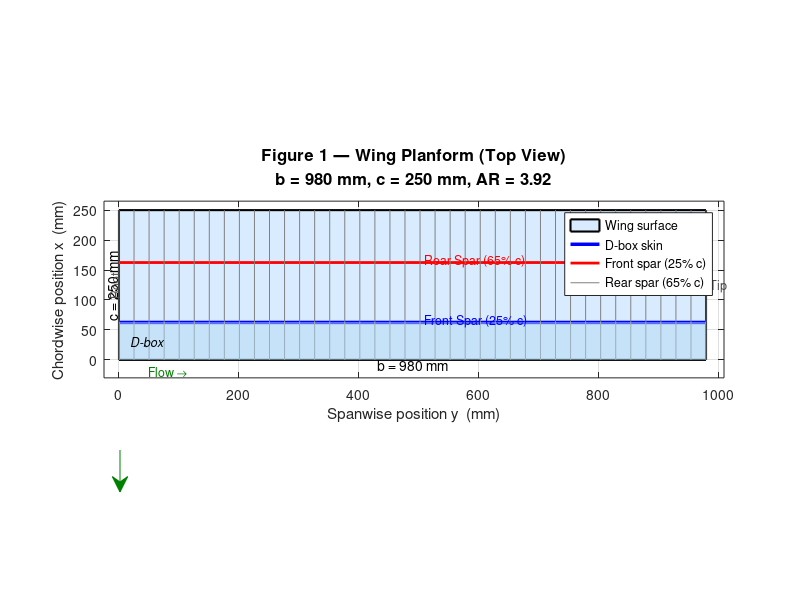
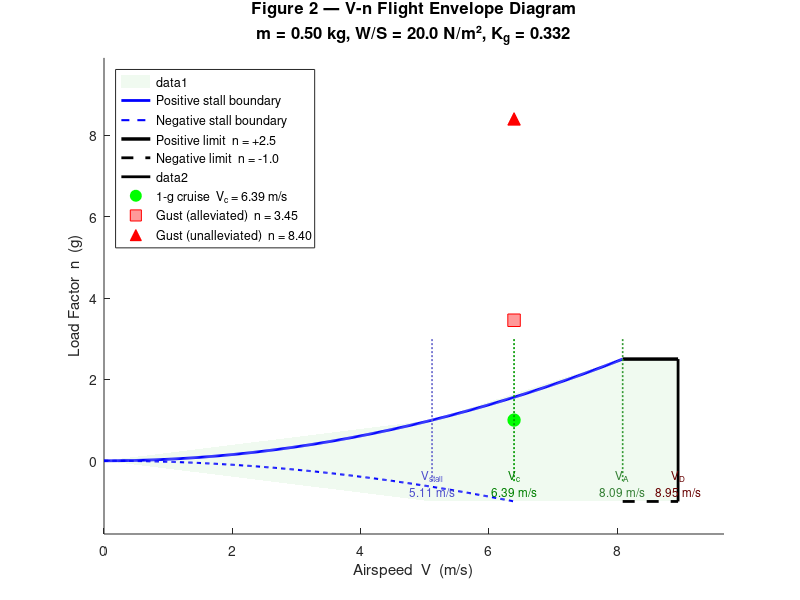

Here is the MATLAB script that generated these plots, in order: (Note: this script raises an error after producing the figures.)
%% Wing Structure Calculations — All Figures and Plots
% Solar UAV Wing — AE322/AE341 Group 2, IIST | AY 2025–26
%
% This script produces all figures and plots referenced in
% Wing_Structure_Calculations.md, in the order they appear.
%
% Run the entire script to generate all figures, or run individual
% sections (Ctrl+Enter in MATLAB) using the %% section markers.
%
% CONTENTS:
%  Figure 1  — Wing Geometry Schematic (Section 2)
%  Figure 2  — V-n Flight Envelope Diagram (Section 4.4)
%  Figure 3  — Elliptical vs Uniform Lift Distribution (Section 5.1–5.2)
%  Figure 4  — Shear Force Diagram V(y) (Section 5.3)
%  Figure 5  — Inertia-Relief Net Load Distribution (Section 5.4)
%  Figure 6  — Bending Moment Distribution M(y) (Section 6.1)
%  Figure 7  — Spar Tip-Deflection Shape Along Span (Section 7.4)
%  Figure 8  — NACA 0012 Airfoil Profile (Section 14.3)
%  Figure 9  — Natural Frequency Mode Shapes (Section 12.1–12.3)
%  Figure 10 — Structural Margins of Safety (Section 13.2)
%  Figure 11 — Phase-B2 Spar Load–Deflection Test (Section 15.3)
%  Figure 12 — Phase-C1 Wing Static Test Deflection (Section 15.4)
% -----------------------------------------------------------------------

clear; close all; clc;

%% ===== SHARED PARAMETERS ==============================================

% Wing geometry
b      = 0.980;   % full span [m]
c      = 0.250;   % chord [m]
s      = b / 2;   % semi-span [m]
S      = b * c;   % wing area [m^2]
AR     = b^2 / S; % aspect ratio

% Aircraft weight
m_total = 0.500;  % total aircraft mass [kg]
g       = 9.81;   % gravitational acceleration [m/s^2]
W       = m_total * g; % aircraft weight [N]

% ISA sea-level atmosphere
rho  = 1.225;      % air density [kg/m^3]
mu   = 1.789e-5;   % dynamic viscosity [Pa·s]

% Aerodynamic coefficients (WE3.55-9.3 airfoil)
CL_cruise = 0.80;
CL_max    = 1.25;
CM_AC     = -0.05;
x_AC_c    = 0.25;  % aerodynamic centre as fraction of chord
x_FS_c    = 0.25;  % front spar position as fraction of chord
x_RS_c    = 0.65;  % rear spar position as fraction of chord

% Finite-wing lift-curve slope (rad^-1)
a = 2 * pi * AR / (AR + 2);

% Design load factor and factor of safety
n   = 2.5;
FOS = 1.5;

% Computed cruise speed
v_cruise = sqrt(2 * W / (rho * CL_cruise * S));

% Dynamic pressure at cruise
q_inf = 0.5 * rho * v_cruise^2;

% Stall speed
V_stall = sqrt(2 * W / (rho * CL_max * S));

% Manoeuvre speed
V_A = V_stall * sqrt(n);

% Design dive speed
V_D = 1.40 * v_cruise;

% Gust alleviation factor
mu_g = 2 * (m_total / S) / (rho * c * a);
K_g  = 0.88 * mu_g / (5.3 + mu_g);

% Gust speed (CS-23, low altitude)
U_e  = 9.1; % [m/s]
Dn_gust_raw    = rho * U_e * v_cruise * a / (2 * (W/S));
Dn_gust_allev  = K_g * Dn_gust_raw;

% Half-wing aerodynamic loads (ultimate)
L_ult        = FOS * n * W;
L_half_ult   = L_ult / 2;
L_half_limit = n * W / 2;

% Elliptical distribution root value
w_root = 4 * L_half_ult / (pi * s);

% Uniform distribution load per unit span
w0 = L_half_ult / s;

% Spanwise coordinate array
y  = linspace(0, s, 500);
eta = y / s;          % normalised spanwise position

% Elliptical lift distribution [N/m]
w_ellip = w_root * sqrt(1 - eta.^2);

% Aluminium 6061-T6 properties
E_Al    = 69e9;  % Young's modulus [Pa]
G_Al    = 26e9;  % Shear modulus [Pa]
sig_y   = 276e6; % Yield strength [Pa]
sig_ult = 310e6; % Ultimate tensile strength [Pa]
rho_Al  = 2700;  % Density [kg/m^3]
sig_allow = sig_ult / FOS;
tau_allow = 0.577 * sig_y;

% Main spar (front spar) dimensions
r_FS = 2.5e-3;  % radius [m]
I_FS = pi * r_FS^4 / 4; % second moment of area [m^4]

%% ===== FIGURE 1 — Wing Geometry Schematic (Section 2) ================
figure(1);
clf;
set(gcf, 'Name', 'Fig 1 — Wing Geometry Schematic', 'NumberTitle', 'off');

% Draw wing planform (top view, full span)
b_mm = b * 1000;   % full span in mm
c_mm = c * 1000;   % chord in mm

% Wing outline (rectangle)
wing_x = [0, b_mm, b_mm, 0, 0];
wing_y = [0, 0, c_mm, c_mm, 0];

% Spar lines
x_FS_mm = b_mm; % spans full width
x_FS_chord = x_FS_c * c_mm;
x_RS_chord = x_RS_c * c_mm;

patch(wing_x, wing_y, [0.85, 0.92, 1.0], 'EdgeColor', 'k', 'LineWidth', 1.5);
hold on;

% Front spar line
plot([0, b_mm], [x_FS_chord, x_FS_chord], 'b-', 'LineWidth', 2.5);
% Rear spar line
plot([0, b_mm], [x_RS_chord, x_RS_chord], 'r-', 'LineWidth', 2.0);

% Rib lines (40 ribs, uniform pitch)
N_ribs = 40;
y_ribs = linspace(0, b_mm, N_ribs);
for i = 1:N_ribs
    plot([y_ribs(i), y_ribs(i)], [0, c_mm], 'Color', [0.5, 0.5, 0.5], ...
         'LineWidth', 0.5);
end

% D-box shading (LE to FS)
patch([0, b_mm, b_mm, 0], [0, 0, x_FS_chord, x_FS_chord], ...
      [0.7, 0.85, 0.95], 'FaceAlpha', 0.5, 'EdgeColor', 'none');

% Annotations
text(b_mm/2, -8, sprintf('b = %.0f mm', b_mm), ...
    'HorizontalAlignment', 'center', 'FontSize', 10);
text(-12, c_mm/2, sprintf('c = %.0f mm', c_mm), ...
    'HorizontalAlignment', 'center', 'FontSize', 10, 'Rotation', 90);
text(b_mm*0.52, x_FS_chord + 3, 'Front Spar (25% c)', ...
    'Color', 'b', 'FontSize', 9);
text(b_mm*0.52, x_RS_chord + 3, 'Rear Spar (65% c)', ...
    'Color', 'r', 'FontSize', 9);
text(b_mm*0.02, x_FS_chord/2, 'D-box', 'FontSize', 9, 'FontAngle', 'italic');

% Root and tip labels
text(-8, c_mm/2, 'Root', 'Rotation', 90, 'HorizontalAlignment', 'center', ...
     'FontSize', 9, 'Color', [0.3, 0.3, 0.3]);
text(b_mm + 5, c_mm/2, 'Tip', 'HorizontalAlignment', 'left', ...
     'FontSize', 9, 'Color', [0.3, 0.3, 0.3]);

% Flow direction arrow
annotation('arrow', [0.15, 0.15], [0.25, 0.18], 'HeadWidth', 8, ...
           'HeadLength', 8, 'Color', [0, 0.5, 0]);
text(b_mm*0.05, -20, 'Flow →', 'FontSize', 9, 'Color', [0, 0.5, 0]);

xlabel('Spanwise position y  (mm)', 'FontSize', 11);
ylabel('Chordwise position x  (mm)', 'FontSize', 11);
title({'Figure 1 — Wing Planform (Top View)'; ...
       sprintf('b = %.0f mm, c = %.0f mm, AR = %.2f', b_mm, c_mm, AR)}, ...
      'FontSize', 12);
legend({'Wing surface', 'D-box skin', 'Front spar (25% c)', ...
        'Rear spar (65% c)'}, 'Location', 'northeast', 'FontSize', 9);
axis equal;
xlim([-25, b_mm + 30]);
ylim([-30, c_mm + 15]);
grid on; box on;

%% ===== FIGURE 2 — V-n Flight Envelope Diagram (Section 4.4) ==========
figure(2);
clf;
set(gcf, 'Name', 'Fig 2 — V-n Flight Envelope (V-n Diagram)', ...
    'NumberTitle', 'off');

% Speed array for stall boundary curves
V_range = linspace(0, V_D * 1.1, 600);

% Positive stall boundary: n = (rho * V^2 * CL_max * S) / (2*W)
n_pos_stall = (0.5 * rho * V_range.^2 * CL_max * S) / W;
n_pos_stall(n_pos_stall > n) = NaN; % truncate at manoeuvre limit

% Negative stall boundary: n = -(rho * V^2 * 0.5*CL_max * S) / (2*W)
CL_max_neg = 0.8; % estimated negative CL_max for this airfoil
n_neg_stall = -(0.5 * rho * V_range.^2 * CL_max_neg * S) / W;
n_neg_stall(n_neg_stall < -1.0) = NaN;

% Envelope boundary points (from Table in §4.4)
V_env = [V_stall, V_A,   V_D,   V_D,   V_A,   V_stall];
n_env = [1.0,     n,     n,     -1.0,  -1.0,  -1.0   ];
% Close the envelope properly
V_env_full = [0, V_stall, V_A, V_D, V_D, V_A, V_stall, 0];
n_env_full = [0, 1.0,     n,   n,   -1.0, -1.0, -1.0,  0];

% Gust lines (raw and alleviated)
n_gust_raw_vc   = 1 + Dn_gust_raw;
n_gust_allev_vc = 1 + Dn_gust_allev;

% Plot
ax2 = axes;
hold on;

% Filled envelope area
fill([0, V_stall, V_A, V_D, V_D, V_A, V_stall, 0], ...
     [0, 1.0, n, n, -1.0, -1.0, -1.0, 0], ...
     [0.85, 0.95, 0.85], 'FaceAlpha', 0.4, 'EdgeColor', 'none');

% Stall boundaries
plot(V_range, n_pos_stall, 'b-', 'LineWidth', 2.0, ...
     'DisplayName', 'Positive stall boundary');
plot(V_range, n_neg_stall, 'b--', 'LineWidth', 1.5, ...
     'DisplayName', 'Negative stall boundary');

% Manoeuvre limit
plot([V_A, V_D], [n, n], 'k-', 'LineWidth', 2.5, ...
     'DisplayName', sprintf('Positive limit  n = +%.1f', n));
plot([V_A, V_D], [-1.0, -1.0], 'k--', 'LineWidth', 2.0, ...
     'DisplayName', 'Negative limit  n = -1.0');

% Dive speed vertical
plot([V_D, V_D], [-1.0, n], 'k-', 'LineWidth', 2.0);

% Cruise operating point
plot(v_cruise, 1.0, 'go', 'MarkerSize', 9, 'MarkerFaceColor', 'g', ...
     'DisplayName', sprintf('1-g cruise  V_c = %.2f m/s', v_cruise));

% Gust point (alleviated)
plot(v_cruise, n_gust_allev_vc, 'rs', 'MarkerSize', 9, ...
     'MarkerFaceColor', [1 0.6 0.6], ...
     'DisplayName', sprintf('Gust (alleviated)  n = %.2f', n_gust_allev_vc));

% Gust point (unalleviated — informational)
plot(v_cruise, n_gust_raw_vc, 'r^', 'MarkerSize', 9, ...
     'MarkerFaceColor', 'r', ...
     'DisplayName', sprintf('Gust (unalleviated)  n = %.2f', n_gust_raw_vc));

% Key speed vertical dashed lines
plot([V_stall, V_stall], [-0.5, n+0.5], 'Color', [0.4 0.4 0.8], ...
     'LineStyle', ':', 'LineWidth', 1.2, 'HandleVisibility', 'off');
plot([V_A, V_A],     [-0.5, n+0.5], 'Color', [0.2 0.6 0.2], ...
     'LineStyle', ':', 'LineWidth', 1.2, 'HandleVisibility', 'off');
plot([v_cruise, v_cruise], [-0.5, n+0.5], 'Color', [0 0.6 0], ...
     'LineStyle', ':', 'LineWidth', 1.2, 'HandleVisibility', 'off');

% Annotations for key speeds
text(V_stall, -0.55, sprintf('V_{stall}\n%.2f m/s', V_stall), ...
     'HorizontalAlignment', 'center', 'FontSize', 8.5, ...
     'Color', [0.3 0.3 0.8]);
text(V_A, -0.55, sprintf('V_A\n%.2f m/s', V_A), ...
     'HorizontalAlignment', 'center', 'FontSize', 8.5, ...
     'Color', [0.2 0.5 0.2]);
text(v_cruise, -0.55, sprintf('V_c\n%.2f m/s', v_cruise), ...
     'HorizontalAlignment', 'center', 'FontSize', 8.5, ...
     'Color', [0 0.5 0]);
text(V_D, -0.55, sprintf('V_D\n%.2f m/s', V_D), ...
     'HorizontalAlignment', 'center', 'FontSize', 8.5, ...
     'Color', [0.4 0 0]);

% Axes labels and formatting
xlabel('Airspeed  V  (m/s)', 'FontSize', 11);
ylabel('Load Factor  n  (g)', 'FontSize', 11);
title({'Figure 2 — V-n Flight Envelope Diagram'; ...
       sprintf('m = %.2f kg, W/S = %.1f N/m², K_g = %.3f', ...
               m_total, W/S, K_g)}, 'FontSize', 12);
legend('Location', 'northwest', 'FontSize', 9);
xlim([0, V_D * 1.08]);
ylim([-1.8, max(n_gust_raw_vc, n) + 1.5]);
yline(0, 'k-', 'LineWidth', 0.8);
grid on; box on;

%% ===== FIGURE 3 — Lift Distribution: Elliptical vs Uniform (§5.1–5.2) 
figure(3);
clf;
set(gcf, 'Name', 'Fig 3 — Lift Load Distribution (Elliptical vs Uniform)', ...
    'NumberTitle', 'off');

hold on;
% Uniform distribution
plot(y * 1000, repmat(w0, size(y)), 'r--', 'LineWidth', 2.0, ...
     'DisplayName', sprintf('Uniform  w_0 = %.2f N/m', w0));
% Elliptical distribution
plot(y * 1000, w_ellip, 'b-', 'LineWidth', 2.5, ...
     'DisplayName', sprintf('Elliptical  w_{root} = %.2f N/m', w_root));

% Mark root and specific span stations
y_marks   = [0, 0.098, 0.196, 0.294, 0.392, 0.441, s] * 1000; % mm
w_ellip_m = w_root * sqrt(1 - (y_marks/1000/s).^2);
plot(y_marks, w_ellip_m, 'bo', 'MarkerSize', 7, 'MarkerFaceColor', 'b', ...
     'HandleVisibility', 'off');

% Shade area under elliptical curve
fill([y*1000, fliplr(y*1000)], [w_ellip, zeros(1, length(y))], ...
     'b', 'FaceAlpha', 0.08, 'EdgeColor', 'none', ...
     'HandleVisibility', 'off');

% Root and tip annotations
text(5, w_root + 0.8, sprintf('w_{root} = %.2f N/m', w_root), ...
     'FontSize', 9, 'Color', 'b');
text(5, w0 - 1.2, sprintf('w_0 = %.2f N/m', w0), ...
     'FontSize', 9, 'Color', 'r');

xlabel('Spanwise position  y  (mm)', 'FontSize', 11);
ylabel('Lift per unit span  w(y)  (N/m)', 'FontSize', 11);
title({'Figure 3 — Distributed Lift Load Distribution (Ultimate Loads)'; ...
       sprintf('L_{1/2,ult} = %.2f N  |  n = %.1f, FOS = %.1f', ...
               L_half_ult, n, FOS)}, 'FontSize', 12);
legend('Location', 'northeast', 'FontSize', 10);
xlim([0, s * 1000 * 1.05]);
ylim([0, w_root * 1.15]);
grid on; box on;
xline(0, 'k-', 'LineWidth', 1.0, 'HandleVisibility', 'off');
text(s*1000*0.98, w_root*0.05, 'Tip', 'FontSize', 9, ...
     'HorizontalAlignment', 'right', 'Color', [0.4 0.4 0.4]);
text(3, w_root*0.05, 'Root', 'FontSize', 9, 'Color', [0.4 0.4 0.4]);

%% ===== FIGURE 4 — Shear Force Diagram V(y) (Section 5.3) =============
figure(4);
clf;
set(gcf, 'Name', 'Fig 4 — Shear Force Diagram V(y)', 'NumberTitle', 'off');

% Shear force from elliptical load (integrate from tip to root)
% V(y) = w_root*(b/2)/2 * [pi/2 - eta*sqrt(1-eta^2) - arcsin(eta)]
V_shear = zeros(size(y));
for i = 1:length(y)
    eta_i = y(i) / s;
    V_shear(i) = w_root * s / 2 * ...
        (pi/2 - eta_i * sqrt(1 - eta_i^2) - asin(eta_i));
end

% Shear from uniform distribution (for comparison)
V_uniform = w0 * (s - y);

hold on;
plot(y * 1000, V_uniform, 'r--', 'LineWidth', 1.8, ...
     'DisplayName', sprintf('Uniform  V(0) = %.2f N', w0*s));
plot(y * 1000, V_shear, 'b-', 'LineWidth', 2.5, ...
     'DisplayName', sprintf('Elliptical  V(0) = %.2f N', V_shear(1)));

% Mark tabulated values
y_tab   = [0, 0.098, 0.196, 0.294, 0.392, 0.441, s];
V_tab   = [9.20, 7.65, 5.87, 3.91, 1.88, 0.97, 0.00];
plot(y_tab * 1000, V_tab, 'bs', 'MarkerSize', 8, 'MarkerFaceColor', 'b', ...
     'DisplayName', 'Table values (§5.3)');

% Fill under shear curve
fill([y*1000, fliplr(y*1000)], [V_shear, zeros(1, length(y))], ...
     'b', 'FaceAlpha', 0.10, 'EdgeColor', 'none', 'HandleVisibility', 'off');

% Root shear label
text(5, V_shear(1) + 0.3, sprintf('V_{root} = %.2f N', V_shear(1)), ...
     'FontSize', 9, 'Color', 'b');

xlabel('Spanwise position  y  (mm)', 'FontSize', 11);
ylabel('Shear Force  V(y)  (N)', 'FontSize', 11);
title({'Figure 4 — Shear Force Diagram  V(y)  (Ultimate Loads)'; ...
       sprintf('Elliptical distribution  |  V_{root} = %.2f N', V_shear(1))}, ...
      'FontSize', 12);
legend('Location', 'northeast', 'FontSize', 10);
xlim([0, s * 1000 * 1.05]);
ylim([-0.5, max(V_uniform) * 1.1]);
grid on; box on;

%% ===== FIGURE 5 — Inertia-Relief Net Load Distribution (Section 5.4) =
figure(5);
clf;
set(gcf, 'Name', 'Fig 5 — Inertia-Relief Net Load Distribution', ...
    'NumberTitle', 'off');

% Wing structural mass per unit span
m_wing_half   = 0.1015; % kg per half-span (from §5.4)
m_bar         = m_wing_half / s; % kg/m

% Inertia load per unit span (uniform, downward)
w_inertia = m_bar * g * n; % N/m

% Net distributed load
q_net = w_ellip - w_inertia;

hold on;
% Elliptical lift
plot(y * 1000, w_ellip, 'b-', 'LineWidth', 2.2, ...
     'DisplayName', sprintf('Aero lift  w(y)  (elliptical)'));
% Inertia relief (constant)
plot(y * 1000, repmat(w_inertia, size(y)), 'm--', 'LineWidth', 1.8, ...
     'DisplayName', sprintf('Inertia relief  w_{inertia} = %.2f N/m', w_inertia));
% Net load
plot(y * 1000, q_net, 'g-', 'LineWidth', 2.5, ...
     'DisplayName', 'Net load  q_{net}(y) = w(y) − w_{inertia}');

% Zero line
yline(0, 'k-', 'LineWidth', 0.8, 'HandleVisibility', 'off');

% Shade positive and negative net regions
idx_pos = q_net >= 0;
idx_neg = q_net <  0;
if any(idx_pos)
    fill([y(idx_pos)*1000, fliplr(y(idx_pos)*1000)], ...
         [q_net(idx_pos), zeros(1, sum(idx_pos))], ...
         'g', 'FaceAlpha', 0.12, 'EdgeColor', 'none', ...
         'HandleVisibility', 'off');
end
if any(idx_neg)
    fill([y(idx_neg)*1000, fliplr(y(idx_neg)*1000)], ...
         [q_net(idx_neg), zeros(1, sum(idx_neg))], ...
         'm', 'FaceAlpha', 0.12, 'EdgeColor', 'none', ...
         'HandleVisibility', 'off');
end

% Root and tip annotations
text(5, q_net(1) + 0.8, sprintf('q_{net}(0) = %.2f N/m', q_net(1)), ...
     'FontSize', 9, 'Color', [0 0.6 0]);
text(s*1000*0.82, q_net(end) - 1.2, ...
     sprintf('q_{net}(tip) = −%.2f N/m', abs(q_net(end))), ...
     'FontSize', 9, 'Color', [0.6 0 0.6]);

xlabel('Spanwise position  y  (mm)', 'FontSize', 11);
ylabel('Distributed load  (N/m)', 'FontSize', 11);
title({'Figure 5 — Inertia-Relieved Net Distributed Load (Ultimate)'; ...
       sprintf('Inertia relief = %.1f N/m  |  Reduction at root = %.0f%%', ...
               w_inertia, (w_inertia * s) / V_shear(1) * 100)}, ...
      'FontSize', 12);
legend('Location', 'northeast', 'FontSize', 10);
xlim([0, s * 1000 * 1.05]);
grid on; box on;

%% ===== FIGURE 6 — Bending Moment Distribution M(y) (Section 6.1) =====
figure(6);
clf;
set(gcf, 'Name', 'Fig 6 — Bending Moment Distribution M(y)', ...
    'NumberTitle', 'off');

% Bending moment from elliptical distribution (integrate from tip to root)
% Approximate closed-form from document §6.1:
% M(y) = w_root * (b/2)^2 / 3 * (1 - 3/2*eta^2 + 1/2*eta^3)  [approx]
M_ellip = w_root * s^2 / 3 * (1 - 1.5 * eta.^2 + 0.5 * eta.^3);

% More accurate numerical integration
M_ellip_num = zeros(size(y));
for i = 1:length(y)
    xi  = linspace(y(i), s, 1000);
    w_i = w_root * sqrt(1 - (xi/s).^2);
    M_ellip_num(i) = trapz(xi, w_i .* (xi - y(i)));
end

% Uniform distribution bending moment
M_uniform = w0 * (s - y).^2 / 2;

hold on;
plot(y * 1000, M_uniform, 'r--', 'LineWidth', 1.8, ...
     'DisplayName', sprintf('Uniform  M(0) = %.3f N·m', M_uniform(1)));
plot(y * 1000, M_ellip_num, 'b-', 'LineWidth', 2.5, ...
     'DisplayName', sprintf('Elliptical (numerical)  M(0) = %.3f N·m', ...
                            M_ellip_num(1)));

% Mark tabulated values
y_tab  = [0, 0.098, 0.196, 0.294, 0.392, 0.441, s];
M_tab  = [1.913, 1.526, 1.043, 0.573, 0.177, 0.057, 0.000];
plot(y_tab * 1000, M_tab, 'bs', 'MarkerSize', 8, 'MarkerFaceColor', 'b', ...
     'DisplayName', 'Table values (§6.1)');

% Fill under moment curve
fill([y*1000, fliplr(y*1000)], [M_ellip_num, zeros(1, length(y))], ...
     'b', 'FaceAlpha', 0.10, 'EdgeColor', 'none', 'HandleVisibility', 'off');

% Root moment annotations
text(5, M_ellip_num(1) + 0.05, ...
     sprintf('M_{root,ult} = %.3f N·m', M_ellip_num(1)), ...
     'FontSize', 9, 'Color', 'b');
text(5, M_uniform(1) - 0.12, ...
     sprintf('M_{root,uniform} = %.3f N·m', M_uniform(1)), ...
     'FontSize', 9, 'Color', 'r');

xlabel('Spanwise position  y  (mm)', 'FontSize', 11);
ylabel('Bending Moment  M(y)  (N·m)', 'FontSize', 11);
title({'Figure 6 — Bending Moment Distribution  M(y)  (Ultimate Loads)'; ...
       sprintf('Design value M_{root,ult} = %.3f N·m  (elliptical)', ...
               M_ellip_num(1))}, 'FontSize', 12);
legend('Location', 'northeast', 'FontSize', 10);
xlim([0, s * 1000 * 1.05]);
ylim([-0.05, M_uniform(1) * 1.15]);
grid on; box on;

%% ===== FIGURE 7 — Spar Tip-Deflection Shape Along Span (Section 7.4) =
figure(7);
clf;
set(gcf, 'Name', 'Fig 7 — Spar Deflection Shape Along Span', ...
    'NumberTitle', 'off');

% Deflection under uniform distributed load (conservative, cantilever)
% delta(y) = w0/(24*E*I) * (6*L^2*y^2 - 4*L*y^3 + y^4)   [standard formula]
EI = E_Al * I_FS; % [N·m^2]

% Ultimate load deflection
delta_ult   = w0 ./ (24 * EI) .* (6 * s^2 * y.^2 - 4 * s * y.^3 + y.^4);
% Limit load deflection
delta_limit = delta_ult / FOS;
% Cruise (1-g) deflection
delta_cruise = delta_limit / n;

hold on;
plot(y * 1000, delta_ult   * 1000, 'r-',  'LineWidth', 2.0, ...
     'DisplayName', sprintf('Ultimate (n=%.1f, FOS=%.1f)  δ_{tip} = %.1f mm', ...
                            n, FOS, delta_ult(end)*1000));
plot(y * 1000, delta_limit * 1000, 'b-',  'LineWidth', 2.0, ...
     'DisplayName', sprintf('Limit load (n=%.1f)  δ_{tip} = %.1f mm', ...
                            n, delta_limit(end)*1000));
plot(y * 1000, delta_cruise * 1000, 'g--', 'LineWidth', 1.8, ...
     'DisplayName', sprintf('Cruise (n=1)  δ_{tip} = %.1f mm', ...
                            delta_cruise(end)*1000));

% 5% semi-span limit line
delta_5pct = 0.05 * s * 1000;
yline(delta_5pct, 'k:', 'LineWidth', 1.5, ...
     'DisplayName', sprintf('5%% semi-span limit = %.1f mm', delta_5pct));

% Annotations
text(s*1000*0.6, delta_ult(end)*1000 + 1.5, ...
     sprintf('δ_{tip,ult} = %.1f mm', delta_ult(end)*1000), ...
     'FontSize', 9, 'Color', 'r');
text(s*1000*0.6, delta_limit(end)*1000 + 1.5, ...
     sprintf('δ_{tip,limit} = %.1f mm (%.1f%% span)', ...
             delta_limit(end)*1000, delta_limit(end)/s*100), ...
     'FontSize', 9, 'Color', 'b');

xlabel('Spanwise position  y  (mm)', 'FontSize', 11);
ylabel('Vertical deflection  δ(y)  (mm)', 'FontSize', 11);
title({'Figure 7 — Front Spar Deflection Shape Along Semi-Span'; ...
       sprintf('ϕ5mm rod, EI = %.4f N·m²  |  Uniform load (conservative)', ...
               EI)}, 'FontSize', 12);
legend('Location', 'northwest', 'FontSize', 9);
xlim([0, s * 1000 * 1.05]);
ylim([-2, delta_ult(end)*1000 * 1.12]);
grid on; box on;
set(gca, 'YDir', 'normal');

%% ===== FIGURE 8 — NACA 0012 Airfoil Profile (Section 14.3) ===========
figure(8);
clf;
set(gcf, 'Name', 'Fig 8 — NACA 0012 Airfoil Profile (c = 300 mm)', ...
    'NumberTitle', 'off');

% NACA 0012 geometry: chord = 300 mm
c_fab  = 300;  % chord in mm for fabrication prototype
tc     = 0.12; % thickness ratio

x_norm = linspace(0, 1, 500); % normalised chord position
% NACA 4-digit thickness distribution
y_t = 5 * tc * (0.2969 * sqrt(x_norm) ...
    - 0.1260 * x_norm ...
    - 0.3516 * x_norm.^2 ...
    + 0.2843 * x_norm.^3 ...
    - 0.1015 * x_norm.^4);

% Upper and lower surfaces
x_upper = x_norm * c_fab;
y_upper = y_t * c_fab;
x_lower = x_norm * c_fab;
y_lower = -y_t * c_fab;

% Closed airfoil contour for plotting
x_contour = [x_upper, fliplr(x_lower)];
y_contour = [y_upper, fliplr(y_lower)];

hold on;
% Fill airfoil
fill(x_contour, y_contour, [0.75, 0.85, 0.95], ...
     'EdgeColor', 'k', 'LineWidth', 1.5, 'DisplayName', 'NACA 0012 profile');

% Chord line
plot([0, c_fab], [0, 0], 'k--', 'LineWidth', 1.0, 'DisplayName', 'Chord line');

% Spar locations
x_FS_fab = 0.25 * c_fab;  % front spar at 25% chord = 75 mm
x_RS_fab = 0.65 * c_fab;  % rear spar at 65% chord = 195 mm

% Front spar (5 mm dia circle at 25% chord)
y_t_FS = 5 * tc * (0.2969 * sqrt(0.25) - 0.1260*0.25 - 0.3516*0.25^2 + ...
                   0.2843*0.25^3 - 0.1015*0.25^4) * c_fab;
theta = linspace(0, 2*pi, 100);
r_spar_mm = 2.5; % mm
plot(x_FS_fab + r_spar_mm * cos(theta), r_spar_mm * sin(theta), ...
     'b-', 'LineWidth', 2.0, 'DisplayName', 'Front spar ∅5 mm');
plot([x_FS_fab, x_FS_fab], [-y_t_FS, y_t_FS], 'b:', ...
     'LineWidth', 1.2, 'HandleVisibility', 'off');

% Rear spar
y_t_RS = 5 * tc * (0.2969 * sqrt(0.65) - 0.1260*0.65 - 0.3516*0.65^2 + ...
                   0.2843*0.65^3 - 0.1015*0.65^4) * c_fab;
plot(x_RS_fab + r_spar_mm * cos(theta), r_spar_mm * sin(theta), ...
     'r-', 'LineWidth', 2.0, 'DisplayName', 'Rear spar ∅5 mm');
plot([x_RS_fab, x_RS_fab], [-y_t_RS, y_t_RS], 'r:', ...
     'LineWidth', 1.2, 'HandleVisibility', 'off');

% Max thickness marker
x_tmax = 0.30 * c_fab;
y_tmax = 5 * tc * (0.2969*sqrt(0.30) - 0.1260*0.30 - 0.3516*0.30^2 + ...
                    0.2843*0.30^3 - 0.1015*0.30^4) * c_fab;
plot([x_tmax, x_tmax], [-y_tmax, y_tmax], 'm-', 'LineWidth', 1.5, ...
     'DisplayName', sprintf('Max thickness t_{max} = %.1f mm at 30%%c', 2*y_tmax));

% D-box region shading
x_dbox_edge = [0, x_FS_fab];
y_dbox_top  = interp1(x_upper, y_upper, x_dbox_edge, 'linear', 0);
y_dbox_bot  = interp1(x_lower, y_lower, x_dbox_edge, 'linear', 0);
fill([x_dbox_edge, fliplr(x_dbox_edge)], [y_dbox_top, fliplr(y_dbox_bot)], ...
     [0.6, 0.8, 1.0], 'FaceAlpha', 0.4, 'EdgeColor', 'none', ...
     'DisplayName', 'D-box region (Al skin 0.3 mm)');

% Annotations
text(x_FS_fab, y_t_FS + 2.5, sprintf('FS\n25%%c\n= %d mm', round(x_FS_fab)), ...
     'HorizontalAlignment', 'center', 'FontSize', 8, 'Color', 'b');
text(x_RS_fab, y_t_RS + 2.5, sprintf('RS\n65%%c\n= %d mm', round(x_RS_fab)), ...
     'HorizontalAlignment', 'center', 'FontSize', 8, 'Color', 'r');
text(x_tmax, -y_tmax - 3.5, sprintf('t_{max} = %.0f mm', 2*y_tmax), ...
     'HorizontalAlignment', 'center', 'FontSize', 8, 'Color', 'm');
text(c_fab * 0.02, -y_upper(2) - 3, 'LE', 'FontSize', 9, ...
     'HorizontalAlignment', 'center', 'Color', [0.3 0.3 0.3]);
text(c_fab * 0.99, -1.5, 'TE', 'FontSize', 9, ...
     'HorizontalAlignment', 'right', 'Color', [0.3 0.3 0.3]);

% Chord dimension arrow
annotation('doublearrow', [0.13, 0.91], [0.13, 0.13], ...
           'HeadStyle', 'plain', 'HeadLength', 6);
text(c_fab / 2, -23, sprintf('c = %d mm', c_fab), ...
     'HorizontalAlignment', 'center', 'FontSize', 10);

xlabel('Chordwise position  x  (mm)', 'FontSize', 11);
ylabel('Thickness  y  (mm)', 'FontSize', 11);
title({'Figure 8 — NACA 0012 Airfoil Profile (Fabrication Prototype)'; ...
       sprintf('c = %d mm, t/c = %.0f%%, t_{max} = %.0f mm at 30%%c', ...
               c_fab, tc*100, 2*y_tmax)}, 'FontSize', 12);
legend('Location', 'northeast', 'FontSize', 9);
axis equal;
xlim([-15, c_fab + 15]);
ylim([-28, 28]);
grid on; box on;

%% ===== FIGURE 9 — Natural Frequency Mode Shapes (Section 12.1–12.3) ==
figure(9);
clf;
set(gcf, 'Name', 'Fig 9 — Natural Frequency Mode Shapes', ...
    'NumberTitle', 'off');

% Cantilever beam eigenfunctions (normalised to unity tip amplitude)
% Mode i: phi_i(xi) = cosh(lambda_i * xi) - cos(lambda_i * xi)
%          - sigma_i * (sinh(lambda_i * xi) - sin(lambda_i * xi))
% where xi = y/L (normalised position), L = semi-span
lambda = [1.87510, 4.69409, 7.85476]; % first three eigenvalues
sigma  = [0.73410, 1.01847, 0.99922]; % correction factors
f_mode = [5.97, 37.4, NaN]; % Hz (3rd not shown)
labels = {'1st bending  f_1 = 5.97 Hz', ...
          '2nd bending  f_2 = 37.4 Hz'};
colors = {'b', [0 0.6 0]};

xi  = linspace(0, 1, 300);
y_m = xi * s * 1000; % mm

ax9 = axes;
hold on;

for k = 1:2
    lam = lambda(k);
    sig = sigma(k);
    phi = cosh(lam*xi) - cos(lam*xi) - sig*(sinh(lam*xi) - sin(lam*xi));
    phi_norm = phi / max(abs(phi)); % normalise
    plot(y_m, phi_norm, 'LineWidth', 2.5, 'Color', colors{k}, ...
         'DisplayName', labels{k});
end

% Add torsion frequency annotation (cannot easily visualise on same plot)
yline(0, 'k-', 'LineWidth', 0.8, 'HandleVisibility', 'off');
xline(0, 'k-', 'LineWidth', 0.8, 'HandleVisibility', 'off');

% Annotate node locations of 2nd mode
lam2 = lambda(2); sig2 = sigma(2);
phi2_func = @(x) cosh(lam2*x) - cos(lam2*x) - sig2*(sinh(lam2*x) - sin(lam2*x));
% Find node crossing between 0.1 and 0.9
x_node = fzero(@(x) phi2_func(x), 0.22);
plot(x_node * s * 1000, 0, 'gs', 'MarkerSize', 10, 'MarkerFaceColor', 'g', ...
     'HandleVisibility', 'off');
text(x_node * s * 1000 + 8, 0.05, sprintf('Node at y = %.0f mm', ...
     x_node * s * 1000), 'FontSize', 9, 'Color', [0 0.6 0]);

% Frequency table as text box
tstr = sprintf(['\\bfFrequency Summary\\rm\n' ...
                'f_1 (1st bend) = 5.97 Hz\n' ...
                'f_2 (2nd bend) = 37.4 Hz\n' ...
                'f_{T1} (1st torsion) = 145.8 Hz\n' ...
                'f_{ail} (aileron buzz) = 28.8 Hz\n' ...
                'f_{T1}/f_1 = 24.4 >> 2 ✓']);
text(s*1000*0.50, -0.85, tstr, 'FontSize', 9, ...
     'BackgroundColor', [1 1 0.9], 'EdgeColor', [0.6 0.6 0], ...
     'VerticalAlignment', 'bottom');

xlabel('Spanwise position  y  (mm)', 'FontSize', 11);
ylabel('Normalised mode shape  φ_n(y)/φ_{tip}', 'FontSize', 11);
title({'Figure 9 — Cantilever Wing Bending Mode Shapes'; ...
       'First two modes shown (torsion frequency f_{T1} = 145.8 Hz)'}, ...
      'FontSize', 12);
legend('Location', 'northwest', 'FontSize', 10);
xlim([0, s * 1000 * 1.05]);
ylim([-1.2, 1.2]);
grid on; box on;

%% ===== FIGURE 10 — Structural Margins of Safety (Section 13.2) ========
figure(10);
clf;
set(gcf, 'Name', 'Fig 10 — Structural Margins of Safety', ...
    'NumberTitle', 'off');

% Data from §13.2 margin summary table
components = {'Main spar bending', 'Main spar shear', ...
              'Spar tip deflection', 'Rear spar bending', ...
              'Ribs bending', 'D-box skin torsion', ...
              'Wing tip twist', 'Aileron roll (rear spar)'};
MS_values = [0.25, ...    % main spar bending (σ_allow/σ - 1)
             254.7, ...   % main spar shear (159.2/0.625 - 1 = 254.7)
             0.15, ...    % tip deflection (49mm/42.6mm - 1 = 0.15)
             1.43, ...    % rear spar bending
             195, ...     % ribs (9.8/0.05 - 1 = 195)
             445, ...     % D-box skin (159.2/0.357 - 1 ≈ 445)
             6042, ...    % wing twist (1 deg / 0.014 deg - 1 >> 1; cap for display)
             0.23];       % aileron roll on rear spar

% Cap large values for display
MS_disp = min(MS_values, 10); % cap at 10 for readability
MS_labels = {'0.25', '>>1', '0.15', '1.43', '>>1', '>>1', '>>1', '0.23'};

ax10 = axes;
bar_h = barh(MS_disp, 'FaceColor', 'flat');
hold on;

% Colour code: green if MS > 0.15, yellow if 0 < MS ≤ 0.15, red if MS ≤ 0
for k = 1:length(MS_values)
    if MS_values(k) > 0.25
        bar_h.CData(k,:) = [0.2, 0.75, 0.2];  % green
    elseif MS_values(k) > 0.0
        bar_h.CData(k,:) = [0.9, 0.75, 0.1];  % yellow
    else
        bar_h.CData(k,:) = [0.9, 0.2, 0.2];   % red
    end
end

% MS = 0 line (minimum acceptable)
xline(0, 'k-', 'LineWidth', 1.5);

% Add MS value labels on bars
for k = 1:length(MS_values)
    x_txt = MS_disp(k) + 0.08;
    text(x_txt, k, MS_labels{k}, 'VerticalAlignment', 'middle', ...
         'FontSize', 9.5, 'FontWeight', 'bold');
end

yticks(1:length(components));
yticklabels(components);
xlabel('Margin of Safety  MS = σ_{allow}/σ − 1', 'FontSize', 11);
title({'Figure 10 — Structural Margins of Safety Summary'; ...
       '(Values > 10 capped at 10 for display; labelled >> 1)'}, ...
      'FontSize', 12);
xlim([-0.3, 11.5]);
grid on; box on;
ax10.YGrid = 'off'; ax10.XGrid = 'on';

% Legend
patch([0.1 0.5 0.5 0.1], [0.5 0.5 1.5 1.5], [0.2 0.75 0.2], ...
      'EdgeColor','k', 'HandleVisibility','off');
text(0.55, 1.0, 'MS > 0.25  (adequate)', 'FontSize', 8.5, ...
     'VerticalAlignment','middle');
patch([0.1 0.5 0.5 0.1], [1.7 1.7 2.7 2.7], [0.9 0.75 0.1], ...
      'EdgeColor','k', 'HandleVisibility','off');
text(0.55, 2.2, '0 < MS ≤ 0.25  (close to limit)', 'FontSize', 8.5, ...
     'VerticalAlignment','middle');

%% ===== FIGURE 11 — Phase-B2 Spar Load–Deflection Test (Section 15.3) =
figure(11);
clf;
set(gcf, 'Name', 'Fig 11 — Phase-B2 Spar Load–Deflection Test', ...
    'NumberTitle', 'off');

% Parameters for spar bending coupon test (§15.3)
L_coupon = 0.470;  % free length in test fixture [m]
I_coupon = I_FS;   % same spar rod

% Stiffness: k = 3*E*I / L^3
k_theory = 3 * E_Al * I_coupon / L_coupon^3; % [N/m]
k_theory_mN_mm = k_theory / 1000;             % [mN/mm] = [N/m]

% Load array (0 to 5 N)
F_test  = linspace(0, 5.0, 100);
% Theoretical deflection [mm]
delta_theory = (F_test / k_theory) * 1000;

% Yield load for this geometry
M_yield_root = sig_y * I_FS / r_FS; % [N·m]
F_yield      = M_yield_root / L_coupon;

% Also compute -10% and +10% tolerance band
delta_lo = delta_theory * 0.85; % -15% tolerance band
delta_hi = delta_theory * 1.15; % +15% tolerance band

hold on;
% Tolerance band
fill([F_test, fliplr(F_test)], [delta_hi, fliplr(delta_lo)], ...
     [0.8 0.9 1.0], 'EdgeColor', 'none', 'FaceAlpha', 0.5, ...
     'DisplayName', '±15% tolerance band');
% Theoretical line
plot(F_test, delta_theory, 'b-', 'LineWidth', 2.5, ...
     'DisplayName', sprintf('Theoretical  k = %.1f N/m', k_theory));

% Test stop limit
xline(5.0, 'r--', 'LineWidth', 2.0, ...
      'DisplayName', sprintf('Max test load = 5.0 N (%.0f%% of F_y)', ...
                             5.0/F_yield*100));
% Yield load indicator
xline(F_yield, 'k:', 'LineWidth', 1.5, ...
      'DisplayName', sprintf('Yield load F_y = %.2f N', F_yield));

% Mark tabulated test step values
F_steps     = [1.0, 2.0, 3.0, 4.0, 5.0];
delta_steps = F_steps / k_theory * 1000;
plot(F_steps, delta_steps, 'bo', 'MarkerSize', 9, 'MarkerFaceColor', 'b', ...
     'DisplayName', 'Test step values');
for k = 1:length(F_steps)
    text(F_steps(k) + 0.08, delta_steps(k) + 0.5, ...
         sprintf('(%.1f N, %.1f mm)', F_steps(k), delta_steps(k)), ...
         'FontSize', 8.5);
end

xlabel('Applied load  F  (N)', 'FontSize', 11);
ylabel('Tip deflection  δ  (mm)', 'FontSize', 11);
title({'Figure 11 — Phase-B2 Expected Spar Load–Deflection Curve'; ...
       sprintf('ϕ5mm Al rod, L = %.0f mm, k_{theory} = %.1f N/m', ...
               L_coupon*1000, k_theory)}, 'FontSize', 12);
legend('Location', 'northwest', 'FontSize', 9);
xlim([0, F_yield * 1.1]);
ylim([0, F_yield / k_theory * 1000 * 1.1]);
grid on; box on;

%% ===== FIGURE 12 — Phase-C1 Wing Static Test Deflection (Section 15.4)
figure(12);
clf;
set(gcf, 'Name', 'Fig 12 — Phase-C1 Wing Static Test Expected Deflection', ...
    'NumberTitle', 'off');

% Wing static test: 1m span prototype (§14.1, §15.4)
s_fab  = 0.500; % half-span [m] (1 m full span)
I_spar = I_FS;  % same 5mm spar
EI_fab = E_Al * I_spar;

% Uniform distributed load at each load increment
% 25%, 50%, 75%, 100% limit, 100% ultimate
L_half_limit_fab = n * W / 2;        % = 6.13 N
L_half_ult_fab   = FOS * L_half_limit_fab; % = 9.20 N
w_loads = [0.25, 0.50, 0.75, 1.00, L_half_ult_fab / L_half_limit_fab] ...
          * L_half_limit_fab / s_fab;

load_labels = {'25% limit  (1.53 N)', '50% limit  (3.07 N)', ...
               '75% limit  (4.60 N)', '100% limit  (6.13 N)', ...
               '100% ultimate  (9.20 N)'};
line_styles = {'-', '--', '-.', '-', '-'};
line_widths = [1.2, 1.5, 1.8, 2.2, 2.5];
c_map = [0.4 0.7 1.0; 0.2 0.5 0.9; 0.1 0.3 0.8; 0.0 0.1 0.6; 0.8 0.1 0.1];

y_fab   = linspace(0, s_fab, 300);
hold on;

for k = 1:length(w_loads)
    w_k = w_loads(k);
    delta_k = w_k ./ (24 * EI_fab) .* ...
        (6 * s_fab^2 * y_fab.^2 - 4 * s_fab * y_fab.^3 + y_fab.^4);
    plot(y_fab * 1000, delta_k * 1000, line_styles{k}, ...
         'LineWidth', line_widths(k), 'Color', c_map(k,:), ...
         'DisplayName', load_labels{k});
end

% Mark test step tip deflections
F_C1   = [1.53, 3.07, 4.60, 6.13, 9.20];
delta_tip_C1 = F_C1 / (8 * EI_fab / s_fab^3) * 1000;
% simpler: delta_tip = w0 * s_fab^4 / (8*EI_fab) * 1000
% where w0 = F_C1 / s_fab
delta_tip_C1 = (F_C1 / s_fab) .* s_fab^4 / (8 * EI_fab) * 1000;

for k = 1:length(F_C1)
    plot(s_fab * 1000, delta_tip_C1(k), 'o', 'MarkerSize', 8, ...
         'MarkerFaceColor', c_map(k,:), 'MarkerEdgeColor', 'k', ...
         'HandleVisibility', 'off');
    text(s_fab * 1000 + 5, delta_tip_C1(k), ...
         sprintf('%.0f mm', delta_tip_C1(k)), ...
         'FontSize', 8.5, 'Color', c_map(k,:), ...
         'VerticalAlignment', 'middle');
end

% 5% semi-span reference
yline(0.05 * s_fab * 1000, 'k:', 'LineWidth', 1.5, ...
      'DisplayName', sprintf('5%% semi-span = %.0f mm', 0.05*s_fab*1000));

xlabel('Spanwise position  y  (mm)', 'FontSize', 11);
ylabel('Vertical deflection  δ(y)  (mm)', 'FontSize', 11);
title({'Figure 12 — Phase-C1 Expected Wing Deflection Shapes'; ...
       '1 m span prototype, ∅5 mm front spar, Al 6061-T6'}, ...
      'FontSize', 12);
legend('Location', 'northwest', 'FontSize', 9);
xlim([0, s_fab * 1000 + 35]);
ylim([-2, max(delta_tip_C1) * 1.12]);
grid on; box on;

%% ===== FINAL OUTPUT ===================================================
fprintf('\n=== Wing Structure Calculations — Figures Generated ===\n');
fprintf(' Fig 1  — Wing Geometry Schematic\n');
fprintf(' Fig 2  — V-n Flight Envelope Diagram\n');
fprintf(' Fig 3  — Lift Distribution (Elliptical vs Uniform)\n');
fprintf(' Fig 4  — Shear Force Diagram V(y)\n');
fprintf(' Fig 5  — Inertia-Relief Net Load Distribution\n');
fprintf(' Fig 6  — Bending Moment Distribution M(y)\n');
fprintf(' Fig 7  — Spar Deflection Shape Along Span\n');
fprintf(' Fig 8  — NACA 0012 Airfoil Profile\n');
fprintf(' Fig 9  — Natural Frequency Mode Shapes\n');
fprintf(' Fig 10 — Structural Margins of Safety\n');
fprintf(' Fig 11 — Phase-B2 Spar Load–Deflection Test\n');
fprintf(' Fig 12 — Phase-C1 Wing Static Test Deflection\n');
fprintf('\nKey results:\n');
fprintf('  Cruise speed         V_c = %.2f m/s\n', v_cruise);
fprintf('  Stall speed          V_s = %.2f m/s\n', V_stall);
fprintf('  Manoeuvre speed      V_A = %.2f m/s\n', V_A);
fprintf('  Design dive speed    V_D = %.2f m/s\n', V_D);
fprintf('  Gust alleviation factor K_g = %.3f\n', K_g);
fprintf('  Root lift (elliptical, ult) w_root = %.2f N/m\n', w_root);
fprintf('  Root bending moment M_root = %.3f N·m\n', M_ellip_num(1));
fprintf('  Root shear force    V_root = %.2f N\n', V_shear(1));
fprintf('  Spar EI = %.4f N·m^2\n', EI);
fprintf('  Tip deflection at limit = %.1f mm (%.1f%% semi-span)\n', ...
        delta_limit(end)*1000, delta_limit(end)/s*100);
fprintf('  1st bending freq f1 ~ 5.97 Hz\n');
fprintf('  1st torsion  freq fT1 ~ 145.8 Hz  (fT1/f1 = %.1f)\n', 145.8/5.97);
fprintf('=======================================================\n');
